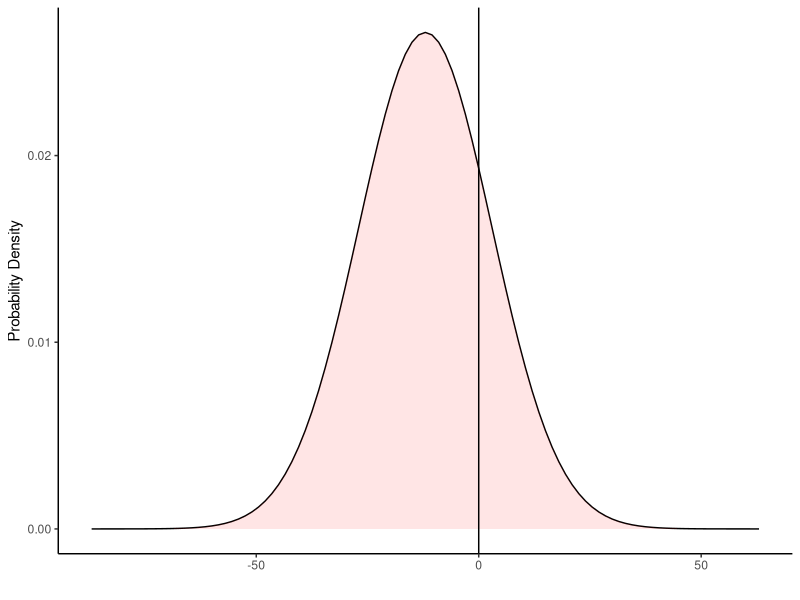

Write R code to recreate this figure.
if(!require(ggplot2)){install.packages('ggplot2')}
library(ggplot2)

# code should work as long as standard deviation is positive; mean can be positive or negative

mean1 <- -12
sd1 <- 15
sample_size <- 100 #constant

# Calculating test statistic

t <- mean1/(sd1/(sqrt(sample_size)))

# Calculating critical values

critical_value_lower <- qt(p=.05, df=sample_size-1, lower.tail=TRUE)
critical_value_upper <- qt(p=.05, df=sample_size-1, lower.tail=FALSE)

# defining upper and lower boundaries

upper_x_possible <- mean1+5*sd1

if(upper_x_possible > 2){
  upper_x <- upper_x_possible
} else {
  upper_x <- 2
}

lower_x_possible <- mean1-5*sd1

if(lower_x_possible < -2) {
  lower_x <- lower_x_possible
} else {
  lower_x <- -2
}

# creating the distribution

dis_1 <- ggplot(data.frame(x=c(lower_x,upper_x)),aes(x=x))
dis_2 <- dis_1 + stat_function(fun=dnorm, args=list(mean=mean1, sd=sd1), col="black")
dis_3 <- dis_2 + theme_classic()

# Shading (green if the null is not rejected; red if the null is rejected)  

ShadeRegion <- function(x) {
  y <- dnorm(x, mean=mean1, sd=sd1)
  return(y)
}

if(t>critical_value_upper | t<critical_value_lower) {
  dis_4 <- dis_3 + stat_function(fun=ShadeRegion, geom= "area", fill="red", alpha=0.1)
  dis_5 <- dis_4 + xlab("") + ylab("Probability Density")
  dis_6 <- dis_5 + geom_vline(xintercept=0)
  dis_6
} else {
  dis_4 <- dis_3 + stat_function(fun=ShadeRegion, geom= "area", fill="green", alpha=0.1)
  dis_5 <- dis_4 + xlab("") + ylab("Probability Density")
  dis_6 <- dis_5 + geom_vline(xintercept=0)
  dis_6
}